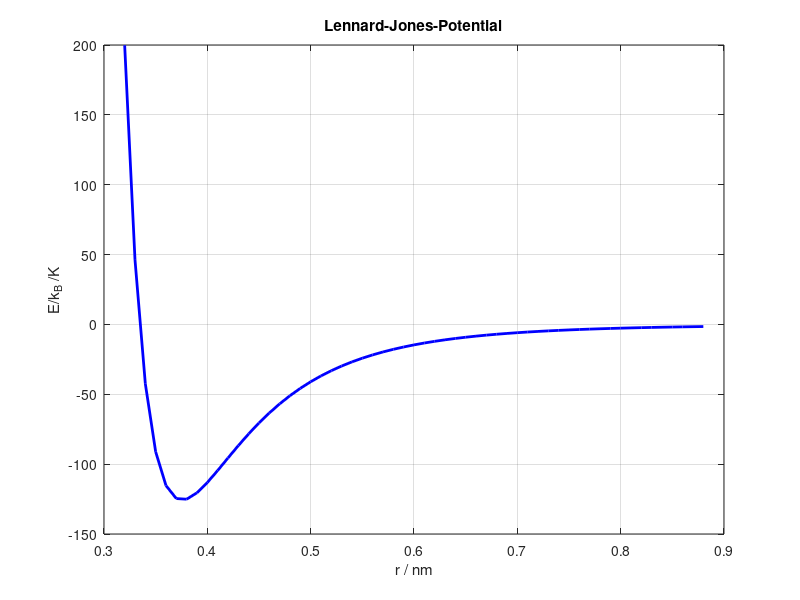

MATLAB code for this plot:
% Lennard-Jones Potential
% Parameter nach White, J. Chem. Phys. 1999, 111, 9352–9356
m = 12;
n = 6; 
sigma = 0.3345; % /nm, V(r=sigma) = 0
E = -125.7; % /k_B; /K, Potentialmulde
a = 4;

% r_m = nthroot(2, 6)*sigma

r = 0.32 : 0.01 : 0.88;
for i = 1:length(r)
    V_LJ(i) = a*E*((sigma/r(i))^n-(sigma/r(i))^m);
end
figure;
plot(r, V_LJ, '-b','LineWidth', 2);
title(['Lennard-Jones-Potential']);
xlabel('r / nm'); ylabel('E/k_B /K'); grid on;

